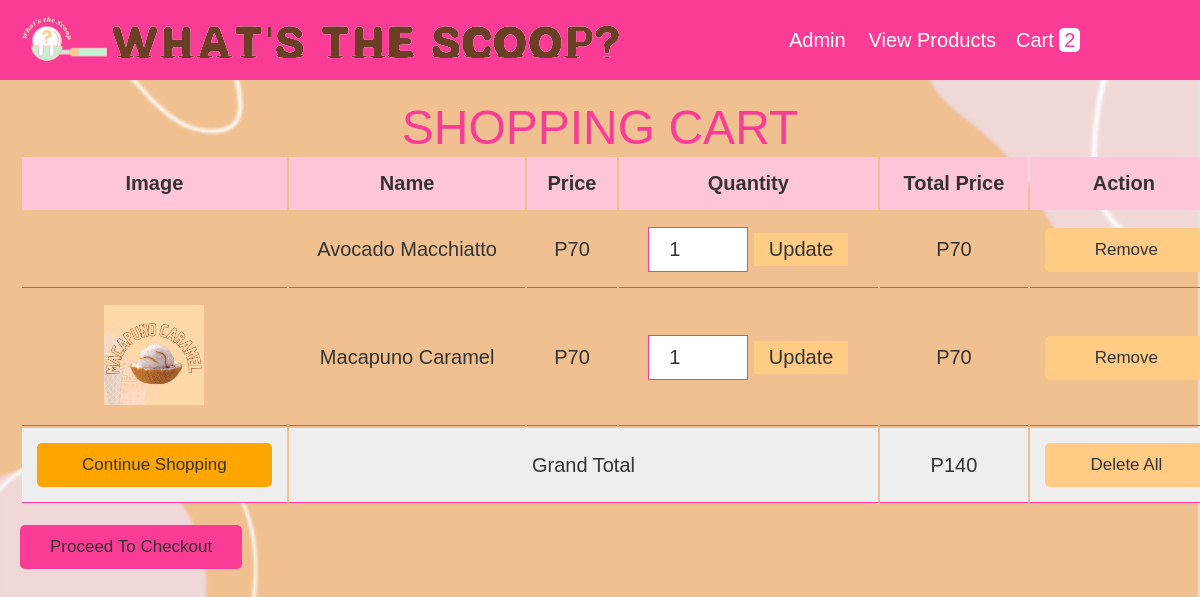
The page /rootfolder/insidefolders/shoppingcart/cart.php on the database its author committed.
### tables this page shows
CREATE TABLE `cart` (
  `id` int(255) NOT NULL,
  `name` varchar(255) NOT NULL,
  `price` varchar(255) NOT NULL,
  `image` varchar(255) NOT NULL,
  `quantity` varchar(255) NOT NULL,
  `total` int(11) NOT NULL
);

### rootfolder/insidefolders/shoppingcart/cart.php (the view, shortened to what this page needs)
<?php
@include 'config.php';
?>
<!DOCTYPE html>
<html lang="en">
<head>
   <link rel="stylesheet" href="style.css">
</head>
<body style="margin: 0;  background-image: url(images_/bgimg.PNG);
   background-size: 100%;">
<?php include 'header.php'; ?>
<div class="container">
<section class="shopping-cart">
<font face="Melted Font" size="50" color="#fa3c96"><center>SHOPPING CART</center></font>
   <table>
      <thead>
         <th>image</th>
         <th>name</th>
         <th>price</th>
         <th>quantity</th>
         <th>total price</th>
         <th>action</th>
      </thead>
      <tbody>
         <?php
         $select_cart = mysqli_query($conn, "SELECT * FROM `cart`");
         $grand_total = 0;
         if(mysqli_num_rows($select_cart) > 0){
            while($fetch_cart = mysqli_fetch_assoc($select_cart)){
         ?>
         <tr>
            <td><img src="uploaded_img/<?php echo $fetch_cart['image']; ?>" height="100" alt=""></td>
            <td><?php echo $fetch_cart['name']; ?></td>
            <td>P<?php echo number_format($fetch_cart['price']); ?></td>
            <td>
               <form action="" method="post">
                  <input type="number" name="update_quantity" min="1"  value="<?php echo $fetch_cart['quantity']; ?>" >
                  <input type="submit" value="update" name="update_update_btn">
               </form>
            </td>
            <td>P<?php echo $sub_total = ($fetch_cart['price'] * $fetch_cart['quantity']); ?></td>
            <td><a href="cart.php?remove=<?php echo $fetch_cart['id']; ?>" onclick="return confirm('remove item from cart?')" class="delete-btn"> <i class="fas fa-trash"></i> remove</a></td>
         </tr>
         <?php
           $grand_total += $sub_total;
            };
         };
         ?>
         <tr class="table-bottom">
            <td><a href="http://localhost/wst_page/rootfolder/insidefolders/customer_pg_menu/products.php" class="option-btn" style="margin-top: 0;">continue shopping</a></td>
            <td colspan="3">grand total</td>
            <td>P<?php echo $grand_total; ?></td>
            <td><a href="cart.php?delete_all" onclick="return confirm('are you sure you want to delete all?');" class="delete-btn"> <i class="fas fa-trash"></i> delete all </a></td>
         </tr>
      </tbody>
   </table>
   <div class="checkout-btn">
      <a href="http://localhost/wst_page/rootfolder/insidefolders/customer_checkout/checkout.php" class="btn <?= ($grand_total > 1)?'':'disabled'; ?>">proceed to checkout</a>
   </div>
</section>
</div>
</body>
</html>

### rootfolder/insidefolders/shoppingcart/style.css (style rules this page uses)
:root { --blue:#fa3c96; --red:tomato; --orange:orange; --black:#333; --white:#fff; --bg-color:#eee; --dark-bg:rgba(0,0,0,.7); --box-shadow:0 .5rem 1rem #fa3c96(0,0,0,.1); --border:.1rem solid #fa3c96; }
* { font-family: 'Century Gothic', sans-serif; margin:0; padding:0; box-sizing: border-box; outline: none; border:none; text-decoration: none; text-transform: capitalize; }
html { font-size: 62.5%; overflow-x: hidden; }
.container { max-width: 1200px; margin:0 auto; }
section { padding:2rem; }
.btn, .option-btn, .delete-btn { display: block; width: 100%; text-align: center; background-color: var(--blue); color:var(--black); font-size: 1.7rem; padding:1.2rem 3rem; border-radius: .5rem; cursor: pointer; margin-top: 1rem; }
.option-btn i, .delete-btn i { padding-right: .5rem; }
.option-btn { background-color: var(--orange); }
.delete-btn { margin-top: 0; background-color: #ffcb85; }
.shopping-cart table { text-align: center; width: 100%; }
.shopping-cart table thead th { padding:1.5rem; font-size: 2rem; color:var(--black); background-color: #ffc5d9; }
.shopping-cart table tr td { border-bottom: var(--border); padding:1.5rem; font-size: 2rem; color:var(--black); }
.shopping-cart table input[type="number"] { border: var(--border); padding:1rem 2rem; font-size: 2rem; color:var(--black); width: 10rem; }
.shopping-cart table input[type="submit"] { padding:.5rem 1.5rem; cursor: pointer; font-size: 2rem; background-color:#ffcb85; color:var(--black); }
.shopping-cart table .table-bottom { background-color: var(--bg-color); }
.shopping-cart .checkout-btn { text-align: center; margin-top: 1rem; }
.shopping-cart .checkout-btn a { display: inline-block; width: auto; }
@media (max-width:1200px) { .shopping-cart { overflow-x: scroll; } }
@media (max-width:1200px) { .shopping-cart table { width: 120rem; } }
@media (max-width:1200px) { .shopping-cart .checkout-btn { text-align: left; } }

### rows shown on the page
cart: name "Avocado Macchiatto", price "70", update_quantity "1"
cart: image (picture), name "Macapuno Caramel", price "70", update_quantity "1"

### other values the page prints
$row_count "2"
$grand_total "140"
